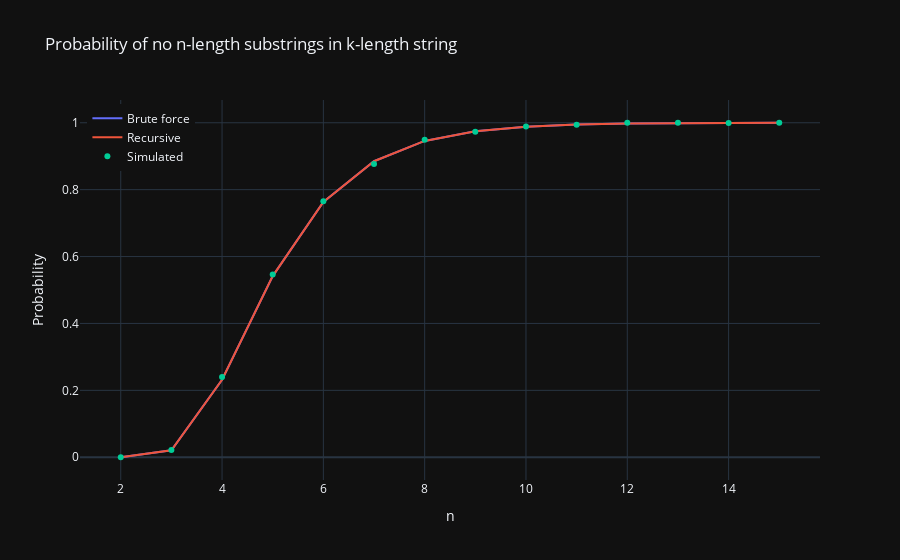

The cell this chart's notebook holds for it:
### Markdown cell above
Probabilities: Simulation vs. Brute force vs. Dynamical Solution

### Code cell
K_VALUE = 20

n_values = list(range(2, 16))

brute_force_probabilities = [
    prob_valid_string_brute_force(K_VALUE, n) for n in n_values
]
recursive_probabilities = [prob_valid_string_dyn(K_VALUE, n) for n in n_values]
simulated_probabilities = [
    prob_valid_string_sim(K_VALUE, n, 1_000) for n in n_values
]


fig = go.Figure()
fig.add_trace(
    go.Scatter(
        x=n_values, y=brute_force_probabilities, mode="lines", name="Brute force"
    )
)
fig.add_trace(
    go.Scatter(x=n_values, y=recursive_probabilities, mode="lines", name="Recursive")
)
fig.add_trace(
    go.Scatter(x=n_values, y=simulated_probabilities, mode="markers", name="Simulated")
)
fig.update_layout(
    title="Probability of no n-length substrings in k-length string",
    xaxis_title="n",
    yaxis_title="Probability",
    legend=dict(yanchor="top", y=0.99, xanchor="left", x=0.01),
    template="plotly_dark",
)
fig.show()

### Figure 1 — Plotly figure (JSON) as saved in the notebook; plotly's stock layout.template omitted (floating-point values rounded to 4 significant figures)
{"data": [{"mode": "lines", "name": "Brute force", "type": "scatter", "x": [2, 3, 4, 5, 6, 7, 8, 9, 10, 11, 12, 13, 14, 15], "y": [1.907e-06, 0.02088, 0.2316, 0.5416, 0.7631, 0.8849, 0.9456, 0.9746, 0.9883, 0.9946, 0.9976, 0.9989, 0.9995, 0.9998]}, {"mode": "lines", "name": "Recursive", "type": "scatter", "x": [2, 3, 4, 5, 6, 7, 8, 9, 10, 11, 12, 13, 14, 15], "y": [1.907e-06, 0.02088, 0.2316, 0.5416, 0.7631, 0.8849, 0.9456, 0.9746, 0.9883, 0.9946, 0.9976, 0.9989, 0.9995, 0.9998]}, {"mode": "markers", "name": "Simulated", "type": "scatter", "x": [2, 3, 4, 5, 6, 7, 8, 9, 10, 11, 12, 13, 14, 15], "y": [0, 0.022, 0.24, 0.546, 0.765, 0.877, 0.949, 0.973, 0.989, 0.994, 1, 1, 0.999, 1]}], "layout": {"legend": {"x": 0.01, "xanchor": "left", "y": 0.99, "yanchor": "top"}, "title": {"text": "Probability of no n-length substrings in k-length string"}, "xaxis": {"title": {"text": "n"}}, "yaxis": {"title": {"text": "Probability"}}}}
